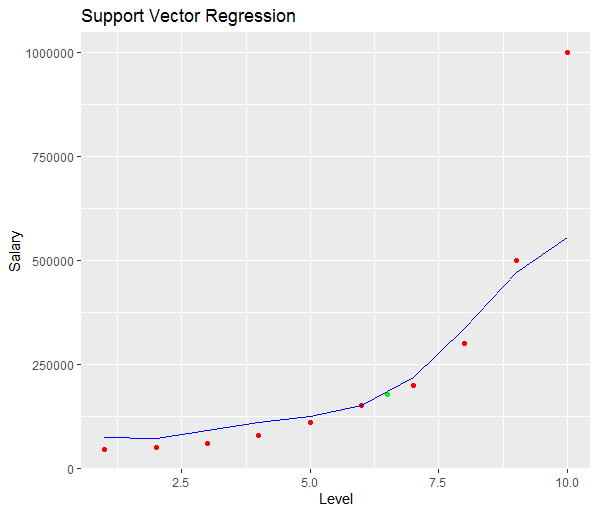

Source code (R):
# Support Vector Regression (SVR)

# Importing the dataset
dataset = read.csv('Position_Salaries.csv')
dataset = dataset[2:3]

# Fitting SVR to the dataset
# install.packages('e1071')
library(e1071) # SVM: Support Vector Machines
regressor = svm(formula = Salary ~ .,
                data = dataset,
                type = 'eps-regression')
summary(regressor)

# Predicting a new result
new_level = 6.5
new_pred = predict(regressor, data.frame(Level = new_level))
print(new_pred)

# Visualising the SVR results
# install.packages('ggplot2')
library(ggplot2)

y_pred = predict(regressor, newdata = dataset)

ggplot() +
  geom_point(aes(x = dataset$Level, y = dataset$Salary),
             colour = 'red') +
  geom_point(aes(x = new_level, y = new_pred),
             colour = 'green') +
  geom_line(aes(x = dataset$Level, y = y_pred),
            colour = 'blue') +
  ggtitle('Support Vector Regression') +
  xlab('Level') +
  ylab('Salary')

# Visualising the SVR results (for higher resolution and smoother curve)
x_grid = seq(min(dataset$Level), max(dataset$Level), 0.1)
y_grid = predict(regressor, newdata = data.frame(Level = x_grid))

ggplot() +
  geom_point(aes(x = dataset$Level, y = dataset$Salary),
             colour = 'red') +
  geom_point(aes(x = new_level, y = new_pred),
             colour = 'green') +
  geom_line(aes(x = x_grid, y = y_grid),
            colour = 'blue') +
  ggtitle('Support Vector Regression (Smooth)') +
  xlab('Level') +
  ylab('Salary')
